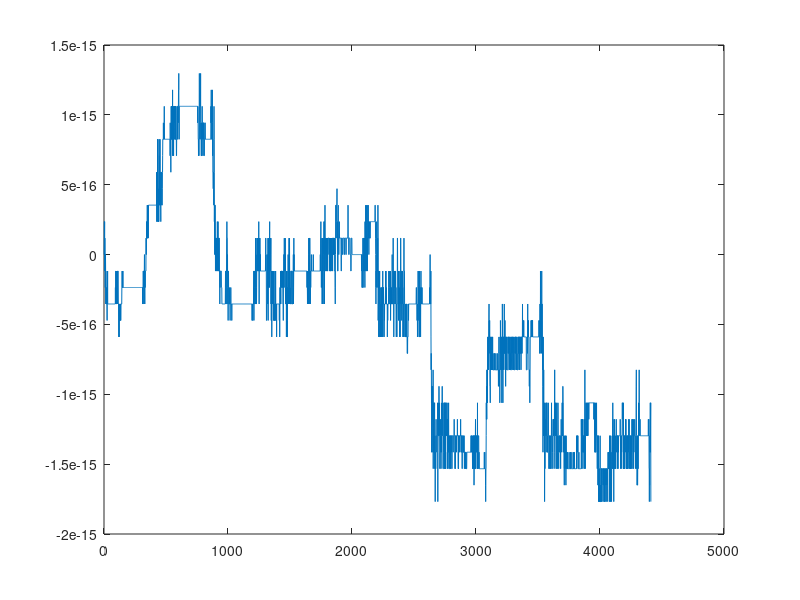

MATLAB code for this plot:
fs = 44100;
c = 100;
L = 1;
k = 1 / fs;     % Time step
h = c * k;      % Grid spacing

lambdaSq = (c * k / h)^2; % Courant number squared

P = 1/4;              % Plucking position
N = floor(L / h) + 1; % Number of grid-points

%% Raised cosine input
cosWidth = round(N / 10);
raisedCos = 0.5 * (cos(pi:(2*pi)/cosWidth:3*pi) + 1);

%% Initialise state vectors
u = zeros(N, 1);
u(floor(N * P - cosWidth / 2 : ceil(N * P + cosWidth / 2))) = raisedCos;
uPrev = u;
uNext = zeros(N, 1);

%% Boundary Conditions
bound = "Neu";
 
%% Extra Settings
lengthSound = fs / 10;

%% Matrix Representation
matrix = true;
if matrix
    if strcmp(bound, "Dir")
        Dxx = (sparse(2:N, 1:N-1, ones(1, N-1), N, N) + ...
            sparse(1:N, 1:N, -2 * ones(1, N), N, N) + ...
            sparse(1:N-1, 2:N, ones(1, N-1), N, N));
        I = sparse(1:N, 1:N, ones(1, N), N, N); 
    else
        if strcmp(bound, "Neu")
            Dxx = (sparse(2:N, 1:N-1, [ones(1, N-2) 2], N, N) + ...
                sparse(1:N, 1:N, -2 * ones(1, N), N, N) + ...
                sparse(1:N-1, 2:N, [2 ones(1, N-2)], N, N));
            Dxxxx = Dxx * Dxx;
            I = sparse(1:N, 1:N, ones(1, N), N, N);
        end
    end

    B = 2 * I + lambdaSq * Dxx;
    kinEnergy = zeros(lengthSound,1);
    potEnergy = zeros(lengthSound,1);

    for n = 1 : lengthSound
        uNext(2:N-1) = B(2:N-1, 2:N-1) * u(2:N-1) - uPrev(2:N-1);
        kinEnergy(n) = 1 / 2 * sum (h * ((1 / k * (u(1:N) - uPrev(1:N))).^2));
        potEnergy(n) = c^2 / 2 * sum (1 / h * ...
            (u(2:N) - u(1:N-1)) .* (uPrev(2:N) - uPrev(1:N-1)));
        uPrev = u;
        u = uNext;
    end
    totEnergy = kinEnergy + potEnergy;
    totEnergy = (totEnergy-totEnergy(1))/totEnergy(1);
    maxTotEnergy = max(totEnergy) - min(totEnergy);
    plot (totEnergy);
    
else
    i = 1;
    kinEnergy = zeros(lengthSound,1);
    potEnergy = zeros(lengthSound,1);
    totEnergy = zeros(lengthSound,1);
    for n = 1 : lengthSound
        for l = 1 : length(u)
            if strcmp(bound, "Dir")
                if l ~= N
                    if l ~= 1
                        uNext(l) = 2 * (1 - lambdaSq) * u(l) + lambdaSq * (u(l - 1) + u(l + 1)) - uPrev(l);
                    end
                    potEnergy(n) = potEnergy(n) + c^2 / 2 * 1 / h * ...
                        (u(l + 1) - u(l)) * (uPrev(l + 1) - uPrev(l));
                end
            else
                if strcmp(bound, "Neu")
                    if l == N
                        uNext(N) = 2 * u(N) - uPrev(N) + lambdaSq * (-u(N)+u(N-1));
%                         potEnergy(n) = potEnergy(n) + c^2 / 2 * 1 / h * ...
%                             (u(N - 1) - u(N - 2)) * (uPrev(N - 1) - uPrev(N - 2));
                    else
                        if l == 1
                            uNext(1) = 2 * u(1) - uPrev(1) + lambdaSq*(u(2)-u(1));
                        else
                            uNext(l) = 2 * u(l) + lambdaSq * (u(l - 1) - 2 * u(l) + u(l + 1)) - uPrev(l);
                        end
%                             + (h / (2 * k)) * (u(1) - uPrev(1)) + (h / (2 * k)) * (u(N) - uPrev(N))
                        potEnergy(n) = potEnergy(n) + c^2 / 2 * 1 / h * ...
                                 (u(l + 1) - u(l)) * (uPrev(l + 1) - uPrev(l));
                    end
                    
                end
            end
            kinEnergy(n) = kinEnergy(n) + 1 / 2 * (h / k^2) * (u(l) - uPrev(l))^2;
%             potEnergy(n) = potEnergy(n) + c^2 / 2 * (h * (1 / 2 * (1 / h * ...
%                     (u(l+1) - u(l) - uPrev(l+1) + uPrev(l))))^2 - ...
%                     k^2 / 4 * (h * (1/k * (1/h * (u(l+1) - u(l) - uPrev(l+1) + uPrev(l))))^2));

        end
        
        subplot(2,1,1);
        plot(uNext);
        totEnergy = kinEnergy + potEnergy;
        subplot(2,1,2);
        plot((totEnergy(1:n)-totEnergy(1))/totEnergy(1));
        drawnow;
        uPrev = u;
        u = uNext;
    end
    % totEnergy = kinEnergy + potEnergy;
    totEnergy = kinEnergy + potEnergy;
    % totEnergy = (totEnergy-totEnergy(1))/totEnergy(1);
    totEnergy = (totEnergy-totEnergy(1))/totEnergy(1);
    % plot(totEnergy);
    % hold on;
    plot(totEnergy);
    %     hold on; plot(potEnergy2);
    %     hold on; plot(kinEnergy2);
    % plot(out);
end
